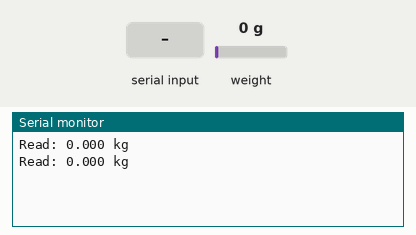
Bench run of a program on a simulated ESP8266 (Wemos D1 mini). Parts: the last lines printed to the serial monitor. The inputs (shaded band) are chosen by the test bench; at power-on: weight on the scale 0 g.

Above: at 2.2 s.
2.3 s: weight on the scale set to 100 g
At 2.3 s:
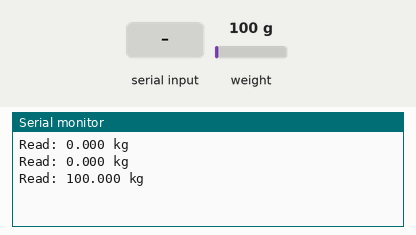
3.8 s: "CALIBRATE:\n" received over Serial
At 5.0 s:
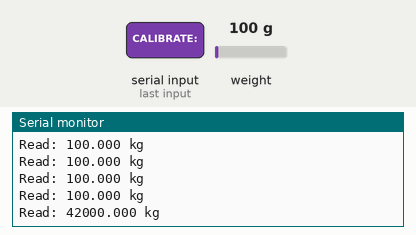
7.0 s: weight on the scale set to 1250 g
At 7.5 s:
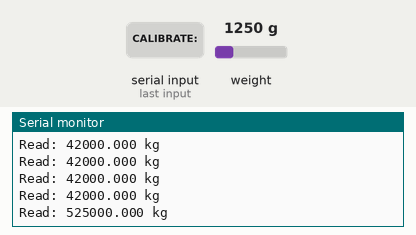
8.5 s: "CALIBRATE:90\n" received over Serial
At 9.9 s:
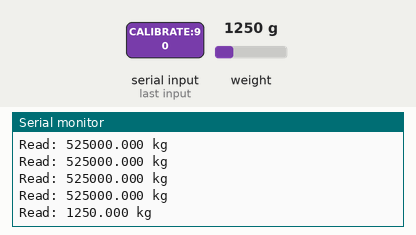
Timing chart, 0 to 11.0 s (numbered marks = the images above; inputs shaded):
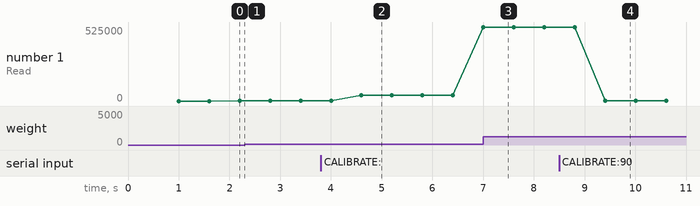

The program:

main.cpp
```cpp
#include <Arduino.h>
#include <HX711.h>

const int DOUT = D4;
const int CLK = D3;

HX711 scale;

float calibration_factor = 5000;

void setup() {
  Serial.begin(9600);

  scale.begin(DOUT, CLK);
  scale.set_scale(calibration_factor);
  scale.tare();
}

void loop() {
  if (scale.is_ready()) {
    scale.set_scale(calibration_factor);

    Serial.print("Read: ");
    Serial.print(scale.get_units(), 3);
    Serial.println(" kg");
  } else {
    Serial.println("HX711 not found.");
  }

  if (Serial.available() > 0) {
    String command = Serial.readStringUntil('\n');
    if (command.startsWith("CALIBRATE:")) {
      calibration_factor = command.substring(10).toFloat();
      scale.set_scale(calibration_factor);
    }
    if (command == "TARE") {
      scale.tare();
    }
  }

  delay(500);
}
```

Measured:
- after the input at 3.8 s, the serial monitor: prints a new line after 0.80 s (image 2)
- after the input at 7.0 s, the serial monitor: prints a new line at once (image 3)
- after the input at 8.5 s, the serial monitor: prints a new line after 0.91 s (image 4)
- plotted number 1: 100 → 42000 after the input at 3.8 s, 42000 → 525000 after the input at 7.0 s, 525000 → 1250 after the input at 8.5 s
